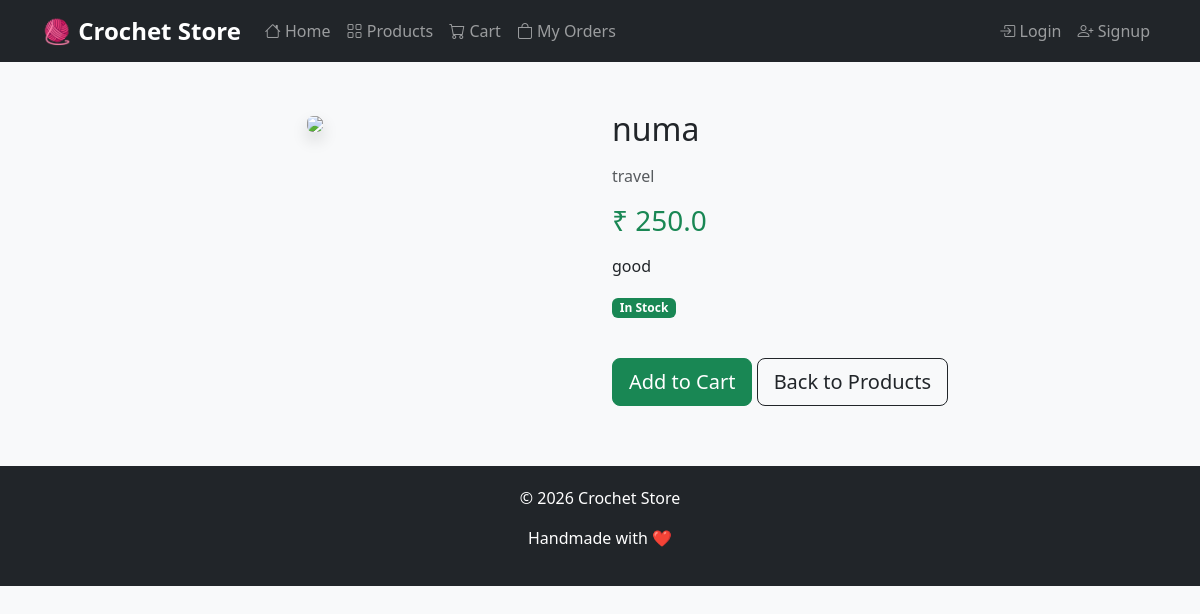
Page /product/1 on the committed database.
### models.py (models this page shows)
class Product(db.Model):
    id = db.Column(db.Integer, primary_key=True)
    name = db.Column(db.String(200))
    description = db.Column(db.Text)
    price = db.Column(db.Float)
    image = db.Column(db.String(200))
    category = db.Column(db.String(100))
    stock = db.Column(db.Integer)

### app.py (the view)
@app.route('/product/<int:product_id>')
def product_detail(product_id):
    product = Product.query.get(product_id)
    return render_template(
        "product_detail.html",
        product=product
    )

### templates/product_detail.html (shortened to what this page needs)
{% extends "base.html" %}
{% block content %}
<div class="row mt-4">
<div class="col-md-6 text-center">
<img src="{{product.image}}" class="img-fluid rounded shadow product-img">
</div>
<div class="col-md-6">
<h2 class="mb-3">{{product.name}}</h2>
<p class="text-muted">{{product.category}}</p>
<h3 class="text-success mb-3">₹ {{product.price}}</h3>
<p>{{product.description}}</p>
{% if product.stock > 0 %}
<span class="badge bg-success mb-3">In Stock</span>
{% else %}
<span class="badge bg-danger mb-3">Out of Stock</span>
{% endif %}
<div class="mt-4">
<a href="/add-to-cart/{{product.id}}" class="btn btn-success btn-lg">
Add to Cart
</a>
<a href="/products" class="btn btn-outline-dark btn-lg">
Back to Products
</a>
</div>
</div>
</div>
{% endblock %}

### templates/base.html (style rules this page uses)
body { background-color:#f8f9fa; }

### templates/product_detail.html (style rules this page uses)
.product-img { max-height:450px; object-fit:cover; }

### rows in the picture
Product: name "numa", category "travel", price "250.0", description "good"
